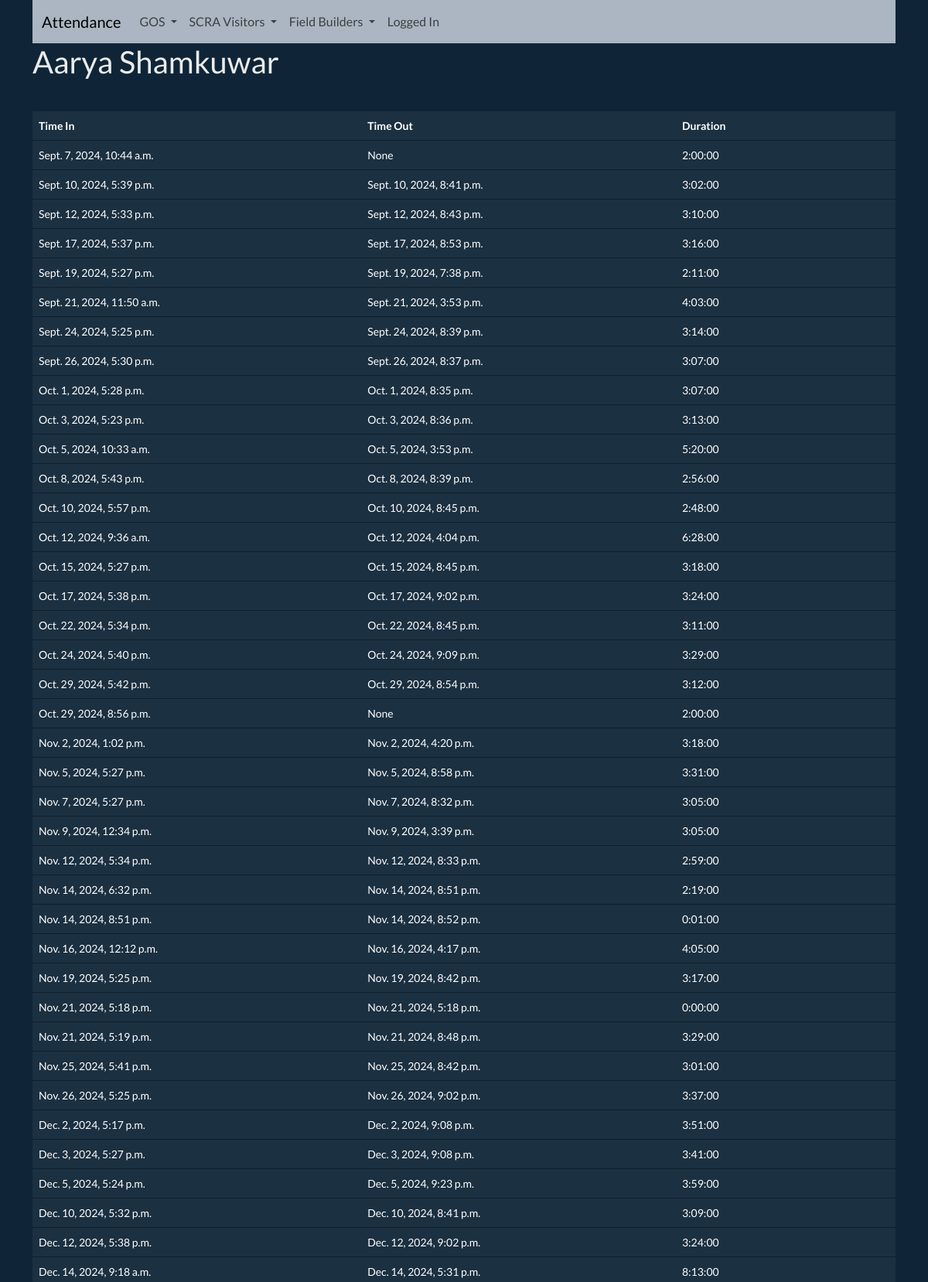
/attendance/gos/3293398/ (upper part), run on the app's committed database.
### attendance/models/gos.py (models this page shows, shortened)
class GosStudent(models.Model, InOutTimeMixin):
    rfid = models.IntegerField()
    first_name = models.CharField(max_length=100)
    last_name = models.CharField(max_length=100)
    def full_name(self):
        return f"{self.first_name} {self.last_name}"

class GosAttendance(AttendanceMixin):
    student = models.ForeignKey(GosStudent, on_delete=models.CASCADE)
    purpose = models.CharField(max_length=100)

### attendance/views/gos.py (the view)
class GosStudentDetailView(generic.DetailView):
    model = GosStudent
    template_name = "attendance/gos/gosstudent_detail.html"
    slug_url_kwarg = "rfid"
    slug_field = "rfid"
    def get_context_data(self, **kwargs):
        context = super().get_context_data(**kwargs)
        context["attendance"] = []
        return context

### attendance/models/mixins.py (called while the page is built)
    def get_duration(self):
        out = self.time_out or self.time_in + datetime.timedelta(hours=2)
        return out - self.time_in

### attendance/templates/attendance/gos/gosstudent_detail.html (shortened to what this page needs)
{% load static %}
<!DOCTYPE HTML>
<html lang="en">
<head>
    <link rel="stylesheet" href="{% static 'attendance/bootstrap.min.css' %}">
    <link rel="stylesheet" href="{% static 'attendance/navbar.css' %}">
</head>
<body>
<div class="container">
{% include "attendance/shared/navbar.html" %}
<h1>{{ object.full_name }}</h1>
<table class="table">
    <thead>
        <tr>
            <th>Time In</th>
            <th>Time Out</th>
            <th>Duration</th>
        </tr>
    </thead>
    <tbody>
    {%  for att in object.gosattendance_set.all %}
        <tr>
            <td>{{ att.time_in }}</td>
            <td>{{ att.time_out }}</td>
            <td>{{ att.get_duration }}</td>
        </tr>
    {% endfor %}
    </tbody>
</table>
</div>
</body>
</html>

### data on the page
GosStudent: full_name "Aarya Shamkuwar"
GosAttendance: time_in "Sept. 7, 2024, 10:44 a.m.", time_out "None", get_duration "2:00:00"
GosAttendance: time_in "Sept. 10, 2024, 5:39 p.m.", time_out "Sept. 10, 2024, 8:41 p.m.", get_duration "3:02:00"
GosAttendance: time_in "Sept. 12, 2024, 5:33 p.m.", time_out "Sept. 12, 2024, 8:43 p.m.", get_duration "3:10:00"
GosAttendance: time_in "Sept. 17, 2024, 5:37 p.m.", time_out "Sept. 17, 2024, 8:53 p.m.", get_duration "3:16:00"
GosAttendance: time_in "Sept. 19, 2024, 5:27 p.m.", time_out "Sept. 19, 2024, 7:38 p.m.", get_duration "2:11:00"
GosAttendance: time_in "Sept. 21, 2024, 11:50 a.m.", time_out "Sept. 21, 2024, 3:53 p.m.", get_duration "4:03:00"
GosAttendance: time_in "Sept. 24, 2024, 5:25 p.m.", time_out "Sept. 24, 2024, 8:39 p.m.", get_duration "3:14:00"
GosAttendance: time_in "Sept. 26, 2024, 5:30 p.m.", time_out "Sept. 26, 2024, 8:37 p.m.", get_duration "3:07:00"
GosAttendance: time_in "Oct. 1, 2024, 5:28 p.m.", time_out "Oct. 1, 2024, 8:35 p.m.", get_duration "3:07:00"
GosAttendance: time_in "Oct. 3, 2024, 5:23 p.m.", time_out "Oct. 3, 2024, 8:36 p.m.", get_duration "3:13:00"
GosAttendance: time_in "Oct. 5, 2024, 10:33 a.m.", time_out "Oct. 5, 2024, 3:53 p.m.", get_duration "5:20:00"
GosAttendance: time_in "Oct. 8, 2024, 5:43 p.m.", time_out "Oct. 8, 2024, 8:39 p.m.", get_duration "2:56:00"
GosAttendance: time_in "Oct. 10, 2024, 5:57 p.m.", time_out "Oct. 10, 2024, 8:45 p.m.", get_duration "2:48:00"
GosAttendance: time_in "Oct. 12, 2024, 9:36 a.m.", time_out "Oct. 12, 2024, 4:04 p.m.", get_duration "6:28:00"
GosAttendance: time_in "Oct. 15, 2024, 5:27 p.m.", time_out "Oct. 15, 2024, 8:45 p.m.", get_duration "3:18:00"
GosAttendance: time_in "Oct. 17, 2024, 5:38 p.m.", time_out "Oct. 17, 2024, 9:02 p.m.", get_duration "3:24:00"
GosAttendance: time_in "Oct. 22, 2024, 5:34 p.m.", time_out "Oct. 22, 2024, 8:45 p.m.", get_duration "3:11:00"
GosAttendance: time_in "Oct. 24, 2024, 5:40 p.m.", time_out "Oct. 24, 2024, 9:09 p.m.", get_duration "3:29:00"
GosAttendance: time_in "Oct. 29, 2024, 5:42 p.m.", time_out "Oct. 29, 2024, 8:54 p.m.", get_duration "3:12:00"
GosAttendance: time_in "Oct. 29, 2024, 8:56 p.m.", time_out "None", get_duration "2:00:00"
GosAttendance: time_in "Nov. 2, 2024, 1:02 p.m.", time_out "Nov. 2, 2024, 4:20 p.m.", get_duration "3:18:00"
GosAttendance: time_in "Nov. 5, 2024, 5:27 p.m.", time_out "Nov. 5, 2024, 8:58 p.m.", get_duration "3:31:00"
GosAttendance: time_in "Nov. 7, 2024, 5:27 p.m.", time_out "Nov. 7, 2024, 8:32 p.m.", get_duration "3:05:00"
GosAttendance: time_in "Nov. 9, 2024, 12:34 p.m.", time_out "Nov. 9, 2024, 3:39 p.m.", get_duration "3:05:00"
GosAttendance: time_in "Nov. 12, 2024, 5:34 p.m.", time_out "Nov. 12, 2024, 8:33 p.m.", get_duration "2:59:00"
GosAttendance: time_in "Nov. 14, 2024, 6:32 p.m.", time_out "Nov. 14, 2024, 8:51 p.m.", get_duration "2:19:00"
GosAttendance: time_in "Nov. 14, 2024, 8:51 p.m.", time_out "Nov. 14, 2024, 8:52 p.m.", get_duration "0:01:00"
GosAttendance: time_in "Nov. 16, 2024, 12:12 p.m.", time_out "Nov. 16, 2024, 4:17 p.m.", get_duration "4:05:00"
GosAttendance: time_in "Nov. 19, 2024, 5:25 p.m.", time_out "Nov. 19, 2024, 8:42 p.m.", get_duration "3:17:00"
GosAttendance: time_in "Nov. 21, 2024, 5:18 p.m.", time_out "Nov. 21, 2024, 5:18 p.m.", get_duration "0:00:00"
GosAttendance: time_in "Nov. 21, 2024, 5:19 p.m.", time_out "Nov. 21, 2024, 8:48 p.m.", get_duration "3:29:00"
GosAttendance: time_in "Nov. 25, 2024, 5:41 p.m.", time_out "Nov. 25, 2024, 8:42 p.m.", get_duration "3:01:00"
GosAttendance: time_in "Nov. 26, 2024, 5:25 p.m.", time_out "Nov. 26, 2024, 9:02 p.m.", get_duration "3:37:00"
GosAttendance: time_in "Dec. 2, 2024, 5:17 p.m.", time_out "Dec. 2, 2024, 9:08 p.m.", get_duration "3:51:00"
GosAttendance: time_in "Dec. 3, 2024, 5:27 p.m.", time_out "Dec. 3, 2024, 9:08 p.m.", get_duration "3:41:00"
GosAttendance: time_in "Dec. 5, 2024, 5:24 p.m.", time_out "Dec. 5, 2024, 9:23 p.m.", get_duration "3:59:00"
GosAttendance: time_in "Dec. 10, 2024, 5:32 p.m.", time_out "Dec. 10, 2024, 8:41 p.m.", get_duration "3:09:00"
GosAttendance: time_in "Dec. 12, 2024, 5:38 p.m.", time_out "Dec. 12, 2024, 9:02 p.m.", get_duration "3:24:00"
GosAttendance: time_in "Dec. 14, 2024, 9:18 a.m.", time_out "Dec. 14, 2024, 5:31 p.m.", get_duration "8:13:00"
